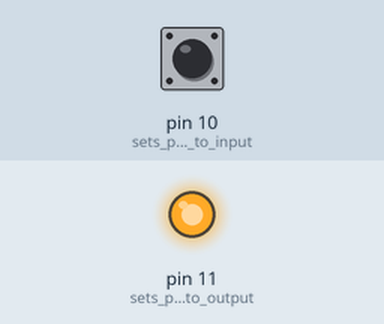
Recording of a sketch running on a simulated Arduino Mega 2560, built with avr-gcc and run on an emulated ATmega2560. Shown: output pins drawn as LEDs (lit = HIGH). Inputs (shaded band) come from the test bench; at power-on: pin 10 (sets_pin_10_to_input) LOW. Random numbers use the default seed unless the sketch sets one; what the sketch prints to the serial monitor is not drawn.

Above: at 0.8 s.
0.9 s: pin 10 (sets_pin_10_to_input) pulled HIGH for 0.15 s
Timing chart, 0 to 3.9 s (numbered marks = the images above; inputs shaded):
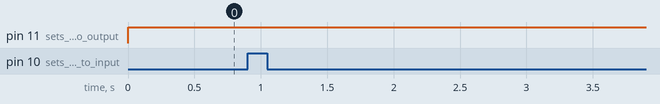

The sketch:

Diffie_Helman.ino
```cpp
/*  CMPUT 296/114 - Assignment 1 Part 2 - Due 2012-10-03

 Version 1.2 2012-10-01

 By: Monir Imamverdi
 Michael Nicholson

 This assignment has been done under the full collaboration model,
 and any extra resources are cited in the code below.

 Note on wiring:

 grnd->grnd
 digital 10 -> digital 11
 digitall 11-> digital 10

 tx1 -> rx1
 rx1 -> tx1

 Also, you may need to press the reset button once after opening the serial monitor in
 order to sync the arduinos due to compilation speed inconsistencies between the two pcs.

 */

//public variable representing the shared secret key.
uint32_t k;
//prime number
const uint32_t prime = 2147483647;
//generator
const uint32_t generator = 16807;

//generates our 8 bit private secret 'a'.
uint32_t keyGen(){
  //Seed the random number generator with a reading from an unconnected pin, I think this on analog pin 2
  randomSeed(analogRead(2));

  //return a random number between 1 and our prime .
  return random(1,prime);
}

//code to compute the remainder of two numbers multiplied together.
uint32_t mul_mod(uint32_t a, uint32_t b, uint32_t m){


  uint32_t result = 0; //variable to store the result
  uint32_t runningCount = b % m; //holds the value of b*2^i

  for(int i = 0 ; i < 32 ; i++){

    if(i > 0) runningCount = (runningCount << 1) % m;
    if(bitRead(a,i)){
      result = (result%m + runningCount%m) % m;

    }

  }
  return result;
}

//The pow_mod function to compute (b^e) % m that was given in the class files
uint32_t pow_mod(uint32_t b, uint32_t e, uint32_t m)
{
  uint32_t r;  // result of this function

  uint32_t pow;
  uint32_t e_i = e;
  // current bit position being processed of e, not used except for debugging
  uint8_t i;

  // if b = 0 or m = 0 then result is always 0
  if ( b == 0 || m == 0 ) {
    return 0;
  }

  // if e = 0 then result is 1
  if ( e == 0 ) {
    return 1;
  }

  // reduce b mod m
  b = b % m;

  // initialize pow, it satisfies
  //    pow = (b ** (2 ** i)) % m
  pow = b;

  r = 1;

  // stop the moment no bits left in e to be processed
  while ( e_i ) {
    // At this point pow = (b ** (2 ** i)) % m

    // and we need to ensure that  r = (b ** e_[i..0] ) % m
    // is the current bit of e set?
    if ( e_i & 1 ) {
      // this will overflow if numbits(b) + numbits(pow) > 32
      r= mul_mod(r,pow,m);//(r * pow) % m;
    }

    // now square and move to next bit of e
    // this will overflow if 2 * numbits(pow) > 32
    pow = mul_mod(pow,pow,m);//(pow * pow) % m;

    e_i = e_i >> 1;
    i++;
  }

  // at this point r = (b ** e) % m, provided no overflow occurred
  return r;
}

void setup(){


  //Initialize the serial ports that will be in communication
  Serial.begin(9600);
  Serial1.begin(9600);
  //Serial port for the random number generator
  Serial2.begin(9600);

  //When the arduino is reset everything is set to low.

  //initialize pins
  pinMode(11, OUTPUT); //sets pin 11 to output
  pinMode(10, INPUT);  //sets pin 10 to input


  //turn on pin to signal that we are online
  digitalWrite(11, HIGH);

  //wait for other arduino to come online
  while(digitalRead(10)==LOW){
  }

  //This is our secret key
  uint32_t a = keyGen();

  //This is our shared index 'A'
  uint32_t A = pow_mod(generator, a, prime);

  Serial.print("Shared index is: ");
  Serial.println(A);

  uint8_t tempBits = 0;

  uint32_t receivedBits;

  uint32_t B = 0;

  digitalWrite(11,LOW);

  for(int i = 0 ; i < 4 ; i++){

    //WAIT FOR THE OTHER HERE
    digitalWrite(11,HIGH);
    while(digitalRead(10)==LOW){
    }

    //shifting from the end to the beggining
    tempBits = A >> 8*(3-i); //shift by one byte at a time
    tempBits = tempBits & 0xff;
    Serial1.write(tempBits);

    receivedBits = 0;

    while(Serial1.available() == 0){
    } //wait until the there are bits in the serial
    receivedBits = Serial1.read();

    receivedBits = receivedBits<<8*(3-i);
    B=B | receivedBits;
    digitalWrite(11,LOW);
  }

  Serial.print("Received shared index is: ");
  Serial.println(B);

  //This is our shared secret encryption key.
  k = pow_mod(B, a, prime);

  //reseed the random number generator with the shared secret key k
  randomSeed(k);

}

//Now lets send characters back and forth. This is encrypted with our secret key 'k' in conjuction with the xor function.

//This was taken from the "Multi Serial Mega" Arduino example and modifified with the XOR function.
void loop(){

  // read from serial port 1, and send to serial monitor on port 0
  if (Serial1.available()) {
    // returns one byte of unsigned serial data, or -1 if none available
    int16_t inByte = Serial1.read();  //mask out lower 8 bits from k
    Serial.write(inByte^(random(256)));
    if(inByte = '\n')
      randomSeed(k);
  }

  // read from serial monitor on port 0, and send to port 1
  if (Serial.available()) {
    // returns one byte of unsigned serial data, or -1 if none available
    int16_t inByte = Serial.read();   //mask out lower 8 bits from k
    Serial1.write(inByte^(random(256)));
    if(inByte ='\n')
      randomSeed(k);
  }

}
```
